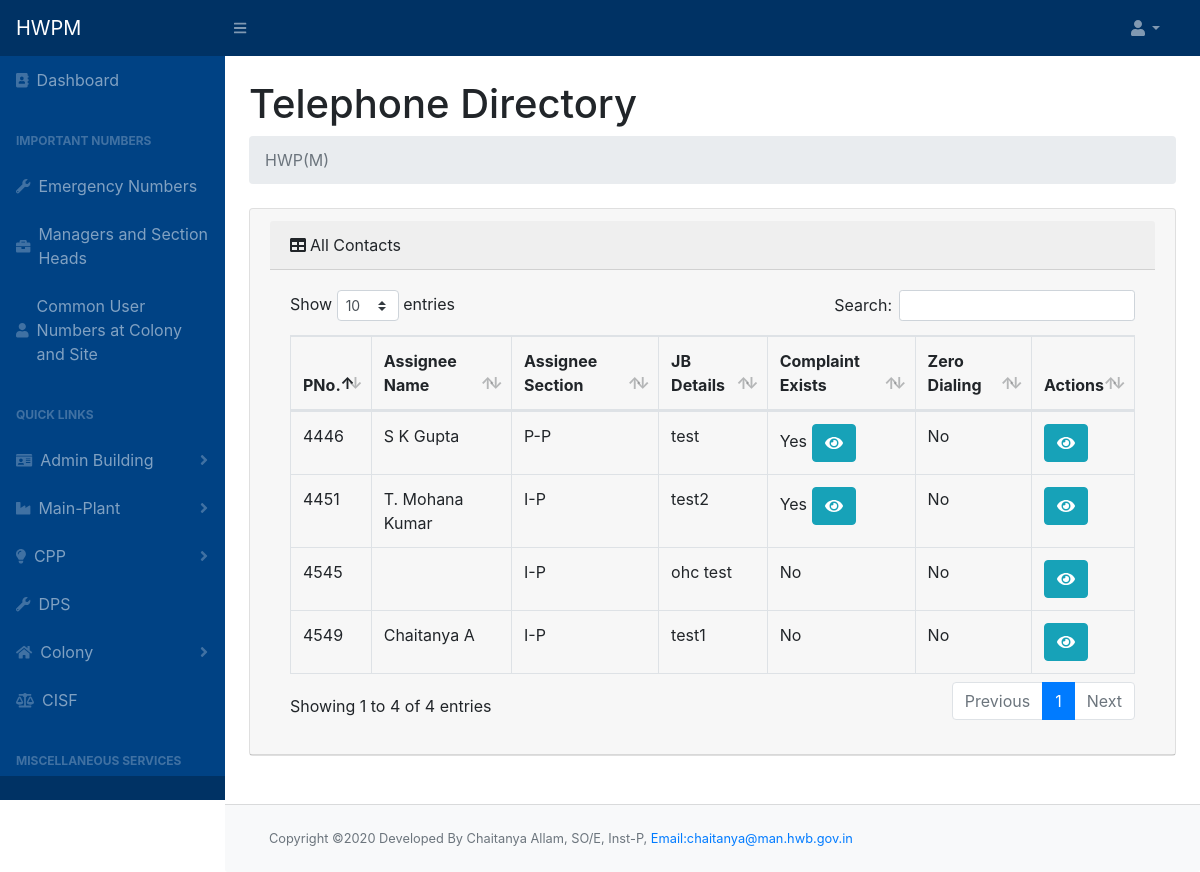
Screenshot of /teleadmin.php with the database file from the repository.
### tables this page shows
CREATE TABLE `phone_master` (
  `pno` int(10) NOT NULL,
  `parallel_pno` int(10) NOT NULL,
  `callerid_phone` int(10) NOT NULL,
  `wireless_phone` int(10) NOT NULL,
  `zero_dialing` int(10) NOT NULL,
  `jbdetails` text NOT NULL,
  `complaint_flag` tinyint(1) NOT NULL DEFAULT 0,
  `icno` int(10) NOT NULL,
  `off` tinyint(1) NOT NULL,
  `res` tinyint(1) NOT NULL,
  `emergency` tinyint(1) NOT NULL,
  `cat1` int(11) NOT NULL,
  `cat2` int(11) NOT NULL,
  `cat3` int(11) NOT NULL,
  `cat4` int(11) NOT NULL
);

CREATE TABLE `employee` (
  `icno` int(10) NOT NULL,
  `name` varchar(50) NOT NULL,
  `designation` varchar(50) NOT NULL,
  `section` varchar(50) NOT NULL,
  `pno` int(20) NOT NULL,
  `email` varchar(100) DEFAULT NULL,
  `mobile` varchar(20) NOT NULL,
  `cat1` int(11) NOT NULL,
  `cat2` int(11) NOT NULL,
  `cat3` int(11) NOT NULL,
  `cat4` int(11) NOT NULL
);

### teleadmin.php (the view, shortened to what this page needs)
<!DOCTYPE html>
<html lang="en">
<?php include "header.php";
?>
<div id="layoutSidenav_content">
    <main>
        <div class="container-fluid">
            <h1 class="mt-4">Telephone Directory </h1>
            <ol class="breadcrumb mb-4">
                <li class="breadcrumb-item active">HWP(M)</li>
            </ol>
            <div class="card mb-4">
                <div class="card-header">
                    <div class="card-header"><i class="fas fa-table mr-1"></i>All Contacts</div>
                    <div class="card-body">
                        <div class="table-responsive table-hover">
                            <table class="table table-bordered" id="dataTable" width="100%" cellspacing="0">
                                <thead>
                                    <tr>
                                        <th>PNo.</th>
                                        <th>Assignee Name</th>
                                        <th>Assignee Section</th>
                                        <th>JB Details</th>
                                        <th>Complaint Exists</th>
                                        <th>Zero Dialing</th>
                                        <th>Actions</th>
                                    </tr>
                                </thead>
                                <tbody>
                                    <?php
                                    $query = $conn->query("SELECT * FROM `phone_master`");
                                    while ($row = $query->fetch_assoc()) {
                                        echo "<tr>";
                                    ?>
                                        <td>
                                            <?php echo $row['pno'] ?>
                                        </td>
                                        <td><?php
                                            $query_string2 = "SELECT * FROM employee where `icno`='" . $row['icno'] . "'";
                                            $query2 = $conn->query($query_string2);
                                            if ($query2->num_rows > 0) {
                                                $row2 = $query2->fetch_assoc();
                                                echo $row2['name'];
                                            }
                                            ?></td>
                                        <td><?php if (isset($row2))
                                                echo $row2['section']; ?></td>
                                        <td><?php echo $row['jbdetails'] ?></td>
                                        <td><?php if ($row['complaint_flag'] == 1) {
                                                echo "Yes"; ?>
                                                <button type="button" class="btn btn-info" data-toggle="modal" data-target="#Complaint_Modal" id="viewComplaint" data-id="<?php echo $row['pno'] ?>"><i class="fa fa-eye"></i></button>
                                            <?php } else
                                                echo "No";
                                            ?>
                                        </td>
                                        <td>
                                            <?php if ($row['zero_dialing'] == 1)
                                                echo "Yes";
                                            else
                                                echo "No";
                                            ?>
                                        </td>
                                        <td>
                                            <button type="button" class="btn btn-info" data-toggle="modal" data-target="#myModalview" id="getUser" data-id="<?php echo $row['pno'] ?>"><i class="fa fa-eye"></i></button>
                                        </td>
                                    <?php
                                        echo "</tr>";
                                    } ?>
                                </tbody>
                            </table>
                        </div>
                    </div>
                </div>
            </div>
        </div>
    </main>
    <br>
    <footer class="py-4 bg-light mt-auto card-footer">
        <div class="container-fluid">
            <div class="d-flex align-items-center justify-content-between small">
                <div class="text-muted">Copyright &copy;2020 Developed By Chaitanya Allam, SO/E, Inst-P, <a href="mailto:chaitanya@man.hwb.gov.in" style="font-size:0.8rem">Email:chaitanya@man.hwb.gov.in</a></div>
            </div>
        </div>
    </footer>
</div>
<?php include "footer.php" ?>

### rows the page displays
phone_master: pno "4446", employee.name "S K Gupta", employee.section "P-P", jbdetails "test", zero_dialing "No"
phone_master: pno "4451", employee.name "T. Mohana Kumar", employee.section "I-P", jbdetails "test2", zero_dialing "No"
phone_master: pno "4545", jbdetails "ohc test", complaint_flag "No", zero_dialing "No"
employee: section "I-P"
phone_master: pno "4549", employee.name "Chaitanya A", employee.section "I-P", jbdetails "test1", complaint_flag "No", zero_dialing "No"
